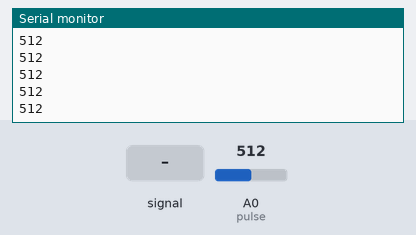
Recording of a sketch running on a simulated Arduino Uno, built with avr-gcc and run on an emulated ATmega328P. On the bench: the last lines printed to the serial monitor. The test bench sets the inputs (shaded band); at power-on: A0 (pulse) = 512.

Above: at 1.2 s.
1.3 s: A0 (pulse) fed a 200 Hz sine of ±81 counts around its level
At 1.9 s:
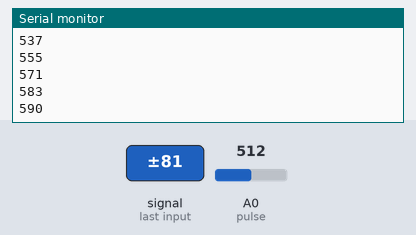
2.8 s: A0 (pulse) set to 716
At 3.4 s:
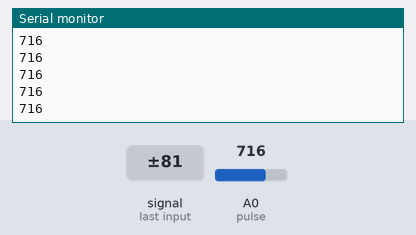
4.3 s: A0 (pulse) fed a 1000 Hz sine of ±255 counts around its level
At 5.0 s:
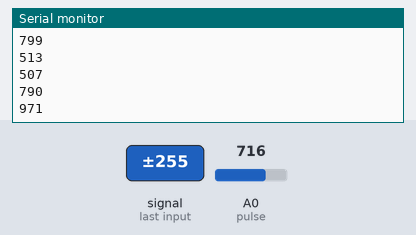
5.8 s: A0 (pulse) set to 900
At 6.3 s:
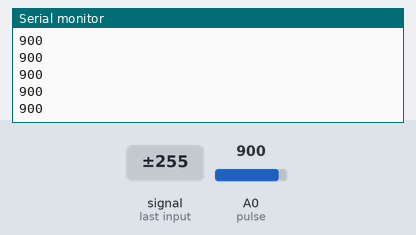
Timing chart, 0 to 8.3 s (numbered marks = the images above; inputs shaded):
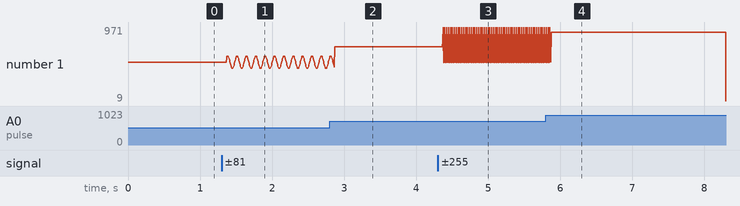

Measured:
- after the input at 1.3 s, the serial monitor: prints a new line after 0.07 s (image 1)
- after the input at 2.8 s, the serial monitor: prints a new line after 0.07 s (image 2)
- after the input at 4.3 s, the serial monitor: prints a new line after 0.07 s (image 3)
- after the input at 5.8 s, the serial monitor: prints a new line after 0.07 s (image 4)
- plotted number 1: 512 → 571 after the input at 1.3 s, 571 → 716 after the input at 2.8 s, 716 → 790 after the input at 4.3 s

The sketch:

Pulse.ino
```cpp
int pulse = A0;

void setup(){
  Serial.begin(9600);
  pinMode(pulse,INPUT);
}
void loop(){
  Serial.println(analogRead(pulse));
}
```
